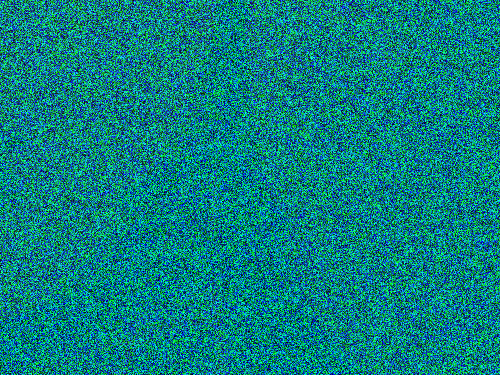
#> input picture PythonDigitalNoise/BaseChallenges/iron.jpg, 500 x 375 px
$ python PythonDigitalNoise.py
#> lines starting #> are read from the running program, lines starting #| are printed output that depends on the picture

######################################
#   Eliminating Digital Noise Code   #
#                                    #
#             UTeach CSP             #
#             Brian Ford             #
#                                    #
#              9/13/19               #
#                                    #
######################################

# importing PIL.Image library and os library
from PIL import Image
import os

# Deletes old created images if they exist
if os.path.exists("newImage.jpg"):
  os.remove("newImage.jpg")

# Prints two blank lines to start our program output
print("\n\n")

# Opens image - Local File in repl.it
img = Image.open('./BaseChallenges/iron.jpg')
#> img is the input picture: PIL image 500x375 RGBA; mean R, G, B, A 11.5, 127.2, 127.5, 255

# Rescale image size down, if needed
width = img.width
#> width = 500
height = img.height
#> height = 375
mwidth = width // 1000
#> mwidth = 0
mheight = height // 1000
#> mheight = 0
if mwidth > mheight:
  scale = mwidth
else:
  scale = mheight
#> scale = 0
if scale != 0:
  img = img.resize( (width // scale, height // scale) )

########################
#        Filter        #
########################
def newFilter(image):
  # Starts at the first pixel in the image
  location = 0
  # Continues until it has looped through all pixels
  while location < len(new_pixels):
    # Gets the current color of the pixel at location
    p = new_pixels[location]
    # Splits color into red, green and blue components
    r = p[0]
    g = p[1]
    b = p[2]
    # Perform pixel manipulation and stores results
    # to a new red, green and blue components
    newr = 0
    newg = g * 20
    newb = 0
    # Assign new red, green and blue components to pixel
    # at that specific location
    new_pixels[location] = (newr, newg, newb)
    # Changes the location to the next pixel in array
    location = location + 1
  # Creates a new image, the same size as the original
  # using RGB value format
  newImage = Image.new("RGB", image.size)
  # Assigns the pixel values to newImage
  newImage.putdata(new_pixels)
  # Saves the new image file
  newImage.save("./FinishedChallenges/newImage.jpg")

# Creates an ImageCore Object from original image
pixels = img.getdata()
# Creates empty array to hold new pixel values
new_pixels = []
# For every pixel from our original image, it saves
# a copy of that pixel to our new_pixels array
for p in pixels:
  new_pixels.append(p)
#> this loop made 187500 passes
#> p on passes 1 to 3: (21, 85, 166, 255), (21, 53, 111, 255), (21, 3, 195, 255)
#> after the loop, new_pixels = 187500 items

# Calls the newFilter function to create the image
newFilter(img)
#> the loop in newFilter, `while location < len(new_pixels):` made 187500 passes
#> (p, r, g, b, newg) on passes 1 to 3: ((21, 85, 166, 255), 21, 85, 166, 1700), ((21, 53, 111, 255), 21, 53, 111, 1060), ((21, 3, 195, 255), 21, 3, 195, 60)
#> after the loop in newFilter, `while location < len(new_pixels):`: location = 187500
#> in newFilter, `newImage = Image.new("RGB", image.size)`: newImage: PIL image 500x375 RGB; every value is 0
#> in newFilter, `newImage.putdata(new_pixels)`:
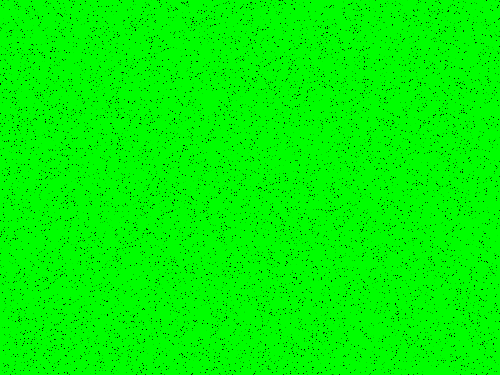
#> newImage: PIL image 500x375 RGB; mean R, G, B 0, 248.2, 0

$ run again, with PythonDigitalNoise/BaseChallenges/west.jpg copied over PythonDigitalNoise/BaseChallenges/iron.jpg
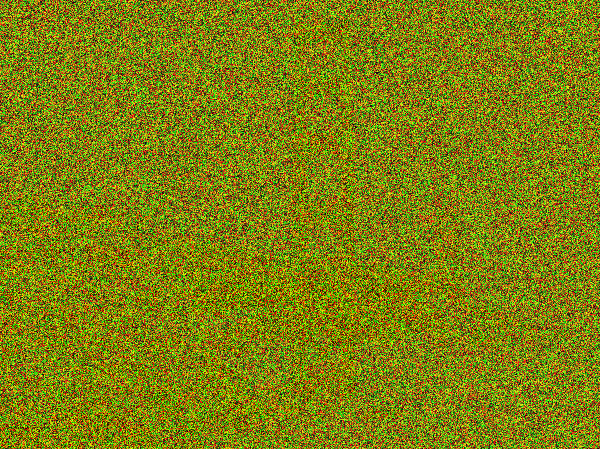
#> input picture PythonDigitalNoise/BaseChallenges/west.jpg, 600 x 449 px
#> img is the input picture: PIL image 600x449 RGBA; mean R, G, B, A 127.6, 127.8, 16.1, 255
#> the loop `for p in pixels:` made 269400 passes
#> p on passes 1 to 3: (164, 38, 21, 255), (102, 136, 17, 255), (150, 35, 19, 255)
#> after the loop `for p in pixels:`: new_pixels = 269400 items
#> the loop in newFilter, `while location < len(new_pixels):` made 269400 passes
#> (p, r, g, b, newg) on passes 1 to 3: ((164, 38, 21, 255), 164, 38, 21, 760), ((102, 136, 17, 255), 102, 136, 17, 2720), ((150, 35, 19, 255), 150, 35, 19, 700)
#> after the loop in newFilter, `while location < len(new_pixels):`: location = 269400
#> in newFilter, `newImage.putdata(new_pixels)`:
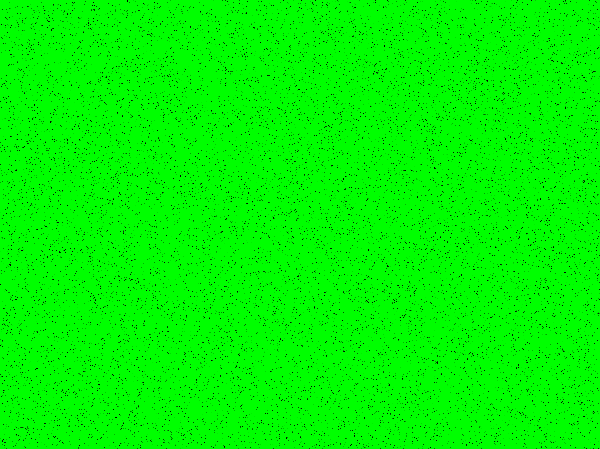
#> newImage: PIL image 600x449 RGB; mean R, G, B 0, 248.2, 0
